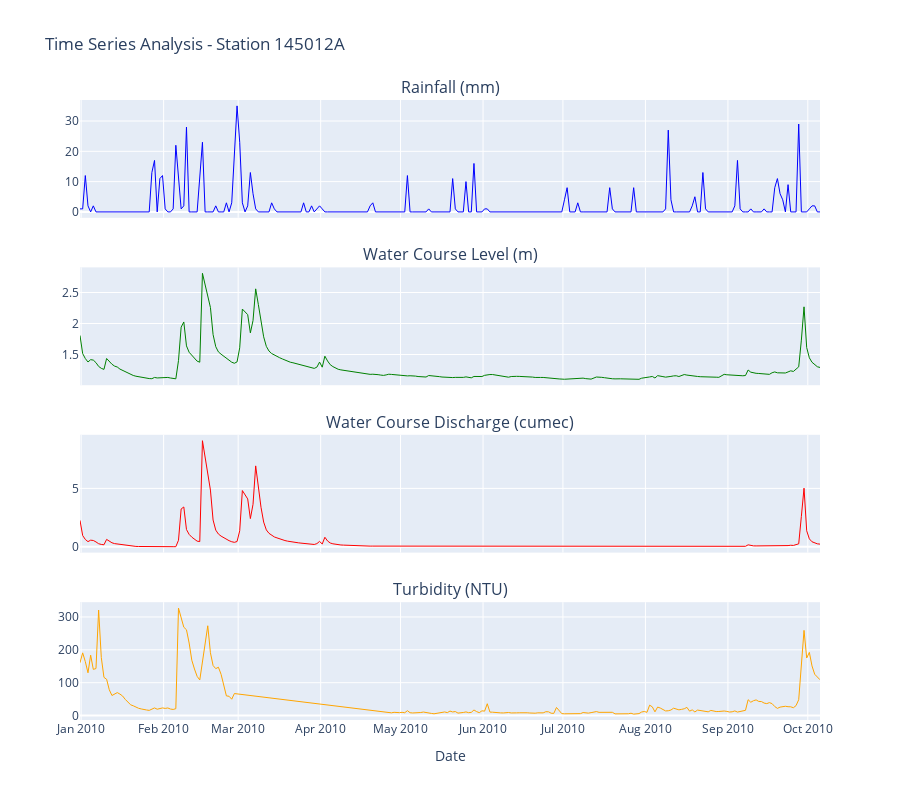

The notebook cell saved with this chart:
### Markdown cell above
### Time Series Visualization and Pattern Analysis

### Code cell
# Create comprehensive time series visualization for sample station
fig = make_subplots(
    rows=4, cols=1,
    subplot_titles=['Rainfall (mm)', 'Water Course Level (m)', 'Water Course Discharge (cumec)', 'Turbidity (NTU)'],
    shared_xaxes=True,
    vertical_spacing=0.08
)

colors = ['blue', 'green', 'red', 'orange']
params = ['Rainfall', 'Water Course Level', 'Water Course Discharge', 'Turbidity']

for i, param in enumerate(params, 1):
    if param in sample_data:
        df = sample_data[param]
        # Resample to daily for better visualization if high frequency
        if len(df) > 10000:  # If more than 10k points, resample to daily
            df_plot = df.resample('D').mean()
        else:
            df_plot = df
        
        # Filter out extreme outliers for visualization
        q99 = df_plot['Value'].quantile(0.99)
        q01 = df_plot['Value'].quantile(0.01)
        df_plot_clean = df_plot[(df_plot['Value'] >= q01) & (df_plot['Value'] <= q99)]
        
        fig.add_trace(
            go.Scatter(
                x=df_plot_clean.index,
                y=df_plot_clean['Value'],
                mode='lines',
                name=param,
                line=dict(color=colors[i-1], width=1)
            ),
            row=i, col=1
        )

fig.update_layout(
    height=800,
    title_text=f"Time Series Analysis - Station {sample_station_id}",
    showlegend=False
)

fig.update_xaxes(title_text="Date", row=4, col=1)
fig.show()

# Statistical summary of the sample data
print(f"\n📈 Statistical Summary for Station {sample_station_id}:")
for param, df in sample_data.items():
    clean_values = df['Value'][(df['Value'] > df['Value'].quantile(0.01)) & 
                               (df['Value'] < df['Value'].quantile(0.99))]
    print(f"\n{param}:")
    print(f"  📊 Count: {len(df):,} records")
    print(f"  📊 Mean: {clean_values.mean():.2f}")
    print(f"  📊 Std: {clean_values.std():.2f}")
    print(f"  📊 Min: {clean_values.min():.2f}")
    print(f"  📊 Max: {clean_values.max():.2f}")
    print(f"  📊 Missing: {df['Value'].isna().sum():,} ({df['Value'].isna().sum()/len(df)*100:.1f}%)")

### Figure 1 — Plotly figure (JSON) as saved in the notebook; plotly's stock layout.template omitted (floating-point values rounded to 4 significant figures; data arrays with more than 128 entries replaced by an {"elided": "..."} marker saying what was removed)
{"data": [{"line": {"color": "blue", "width": 1}, "mode": "lines", "name": "Rainfall", "type": "scatter", "x": {"elided": "276 str values"}, "xaxis": "x", "y": {"elided": "276 float values"}, "yaxis": "y"}, {"line": {"color": "green", "width": 1}, "mode": "lines", "name": "Water Course Level", "type": "scatter", "x": {"elided": "273 str values"}, "xaxis": "x2", "y": {"elided": "273 float values"}, "yaxis": "y2"}, {"line": {"color": "red", "width": 1}, "mode": "lines", "name": "Water Course Discharge", "type": "scatter", "x": {"elided": "274 str values"}, "xaxis": "x3", "y": {"elided": "274 float values"}, "yaxis": "y3"}, {"line": {"color": "orange", "width": 1}, "mode": "lines", "name": "Turbidity", "type": "scatter", "x": {"elided": "223 str values"}, "xaxis": "x4", "y": {"elided": "223 float values"}, "yaxis": "y4"}], "layout": {"annotations": [{"font": {"size": 16}, "showarrow": false, "text": "Rainfall (mm)", "x": 0.5, "xanchor": "center", "xref": "paper", "y": 1, "yanchor": "bottom", "yref": "paper"}, {"font": {"size": 16}, "showarrow": false, "text": "Water Course Level (m)", "x": 0.5, "xanchor": "center", "xref": "paper", "y": 0.73, "yanchor": "bottom", "yref": "paper"}, {"font": {"size": 16}, "showarrow": false, "text": "Water Course Discharge (cumec)", "x": 0.5, "xanchor": "center", "xref": "paper", "y": 0.46, "yanchor": "bottom", "yref": "paper"}, {"font": {"size": 16}, "showarrow": false, "text": "Turbidity (NTU)", "x": 0.5, "xanchor": "center", "xref": "paper", "y": 0.19, "yanchor": "bottom", "yref": "paper"}], "height": 800, "showlegend": false, "title": {"text": "Time Series Analysis - Station 145012A"}, "xaxis": {"anchor": "y", "domain": [0, 1], "matches": "x4", "showticklabels": false}, "xaxis2": {"anchor": "y2", "domain": [0, 1], "matches": "x4", "showticklabels": false}, "xaxis3": {"anchor": "y3", "domain": [0, 1], "matches": "x4", "showticklabels": false}, "xaxis4": {"anchor": "y4", "domain": [0, 1], "title": {"text": "Date"}}, "yaxis": {"anchor": "x", "domain": [0.81, 1]}, "yaxis2": {"anchor": "x2", "domain": [0.54, 0.73]}, "yaxis3": {"anchor": "x3", "domain": [0.27, 0.46]}, "yaxis4": {"anchor": "x4", "domain": [0, 0.19]}}}
